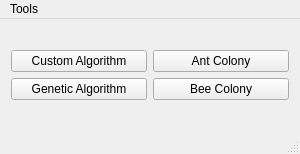
<?xml version="1.0" encoding="UTF-8"?>
<ui version="4.0">
 <class>MainWindow</class>
 <widget class="QMainWindow" name="MainWindow">
  <property name="geometry">
   <rect>
    <x>0</x>
    <y>0</y>
    <width>300</width>
    <height>154</height>
   </rect>
  </property>
  <property name="windowTitle">
   <string>RLP</string>
  </property>
  <widget class="QWidget" name="centralWidget">
   <layout class="QVBoxLayout" name="verticalLayout_2">
    <item>
     <layout class="QVBoxLayout" name="verticalLayout">
      <item>
       <layout class="QHBoxLayout" name="horizontalLayout_2">
        <item>
         <widget class="QPushButton" name="pushButtonCustom">
          <property name="text">
           <string>Custom Algorithm</string>
          </property>
         </widget>
        </item>
        <item>
         <widget class="QPushButton" name="pushButtonAntColony">
          <property name="text">
           <string>Ant Colony</string>
          </property>
         </widget>
        </item>
       </layout>
      </item>
      <item>
       <layout class="QHBoxLayout" name="horizontalLayout">
        <item>
         <widget class="QPushButton" name="pushButtonGeneticAlgorithm">
          <property name="text">
           <string>Genetic Algorithm</string>
          </property>
         </widget>
        </item>
        <item>
         <widget class="QPushButton" name="pushButtonBeeColony">
          <property name="text">
           <string>Bee Colony</string>
          </property>
         </widget>
        </item>
       </layout>
      </item>
     </layout>
    </item>
   </layout>
  </widget>
  <widget class="QMenuBar" name="menuBar">
   <property name="geometry">
    <rect>
     <x>0</x>
     <y>0</y>
     <width>300</width>
     <height>20</height>
    </rect>
   </property>
   <widget class="QMenu" name="menuTools">
    <property name="title">
     <string>Tools</string>
    </property>
    <addaction name="actionSort_Results"/>
   </widget>
   <addaction name="menuTools"/>
  </widget>
  <widget class="QStatusBar" name="statusBar"/>
  <action name="actionSort_Results">
   <property name="text">
    <string>Sort Results</string>
   </property>
  </action>
 </widget>
 <layoutdefault spacing="6" margin="11"/>
 <resources/>
 <connections/>
</ui>
